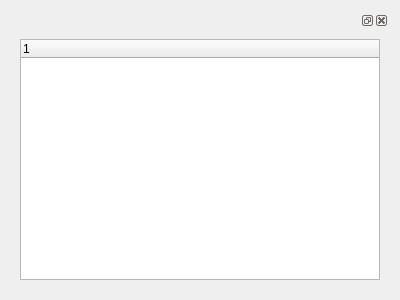
<?xml version="1.0" encoding="UTF-8"?>
<ui version="4.0">
 <class>Form</class>
 <widget class="QWidget" name="Form">
  <property name="geometry">
   <rect>
    <x>0</x>
    <y>0</y>
    <width>400</width>
    <height>300</height>
   </rect>
  </property>
  <property name="windowTitle">
   <string>Form</string>
  </property>
  <layout class="QGridLayout" name="gridLayout">
   <item row="0" column="0">
    <widget class="QDockWidget" name="dockWidget">
     <widget class="QWidget" name="dockWidgetContents">
      <layout class="QGridLayout" name="gridLayout_2">
       <item row="0" column="0">
        <widget class="QTreeWidget" name="treeWidget">
         <column>
          <property name="text">
           <string notr="true">1</string>
          </property>
         </column>
        </widget>
       </item>
      </layout>
     </widget>
    </widget>
   </item>
  </layout>
 </widget>
 <resources/>
 <connections/>
</ui>
